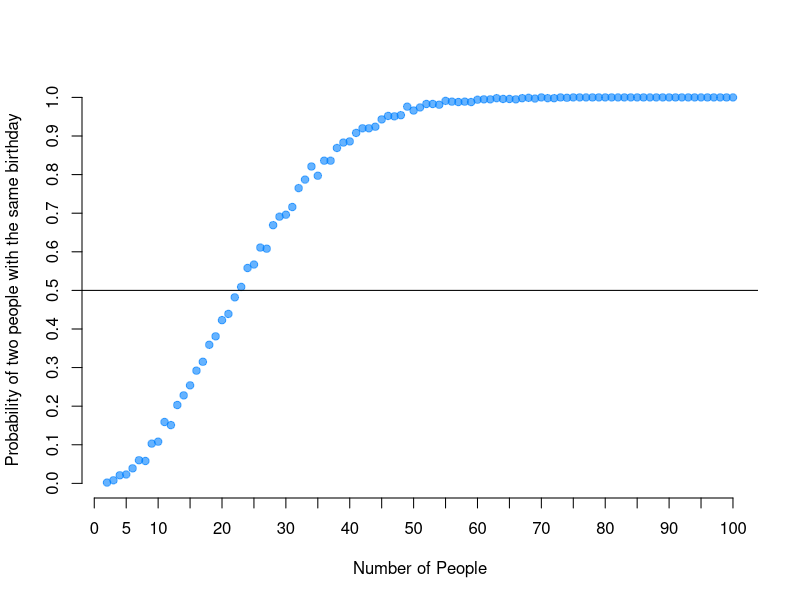
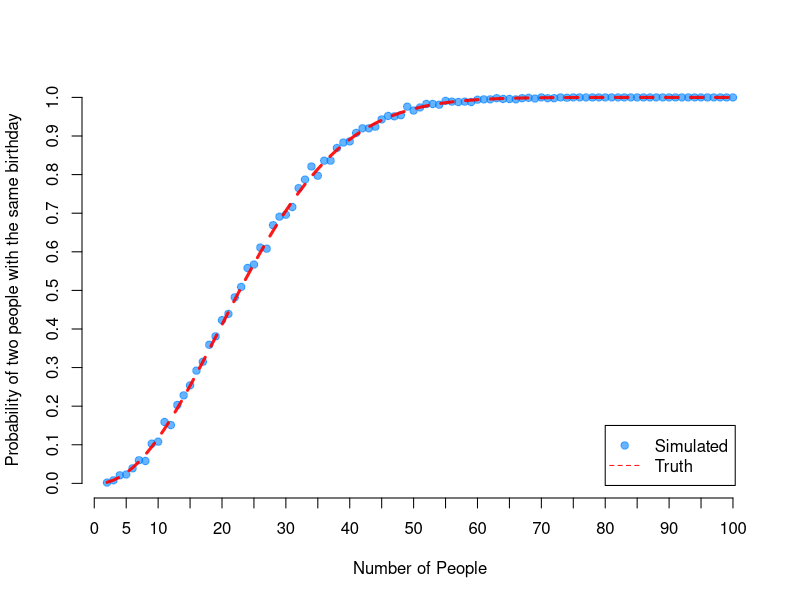

The R script that drew these images, in order:
################################################################################
#
# UCI Statistics Bootcamp 2016
#   - Demonstrating the Birthday Problem via Simulation
#   - Developed by: Brian Vegetabile
#
################################################################################

# Setting a Seed for reproducibility
set.seed(2015)

# Setting up our sequence of birthdays
birthdays <- seq(1,365)

# Setting up the number of simulation runs for each n
nsims <- 1000

# Creating a variable to store our birthdays
p_birthday <- c()

# Creating a timer <- diagnostic technique
tstart <- Sys.time()

# Iterating through days 2 to 100... Let's see how our 
# probabilities look on the first 100 days
for (d in 2:100){
  draws <- c()
  for(i in 1:nsims){
    draws <- rbind(draws, sample(birthdays,d,replace = TRUE))
  }
  p_birthday <- c(p_birthday, 
                  sum(unlist(lapply(apply(draws, 1, unique),length)) != d) / nsims)
  if (d %% 10 == FALSE){
    message(paste('Finished Birthday: ', d))  
  }
}
tend <- Sys.time() - tstart
message(paste('Elapsed time: ', tend))
par(mfrow=c(1,1))
plot(seq(2,100), p_birthday, pch=19, col=rgb(0,0.5,1, 0.6), axes=FALSE,
     xlab='Number of People', 
     ylab='Probability of two people with the same birthday')
abline(h=0.5)
axis(1,at =seq(0,100,5))
axis(2,at =seq(0,1,0.1))

# Let's see how we do against the truth!
z <- seq(2,100)
true_prob <- 1 - exp(lfactorial(365) - (z*log(365) + lfactorial(365 - z)))

par(mfrow=c(1,1))
plot(seq(2,100), p_birthday, pch=19, col=rgb(0,0.5,1, 0.6), axes=FALSE,
     xlab='Number of People', 
     ylab='Probability of two people with the same birthday')
lines(z, true_prob, lty=2, lwd=3, col=rgb(1,0,0,0.9))
axis(1,at =seq(0,100,5))
axis(2,at =seq(0,1,0.1))
legend(80,0.15, c('Simulated', 'Truth'), lty=c(NaN,2), pch=c(19,NaN),
       col=c(rgb(0,0.5,1, 0.6), col=rgb(1,0,0,0.9)))